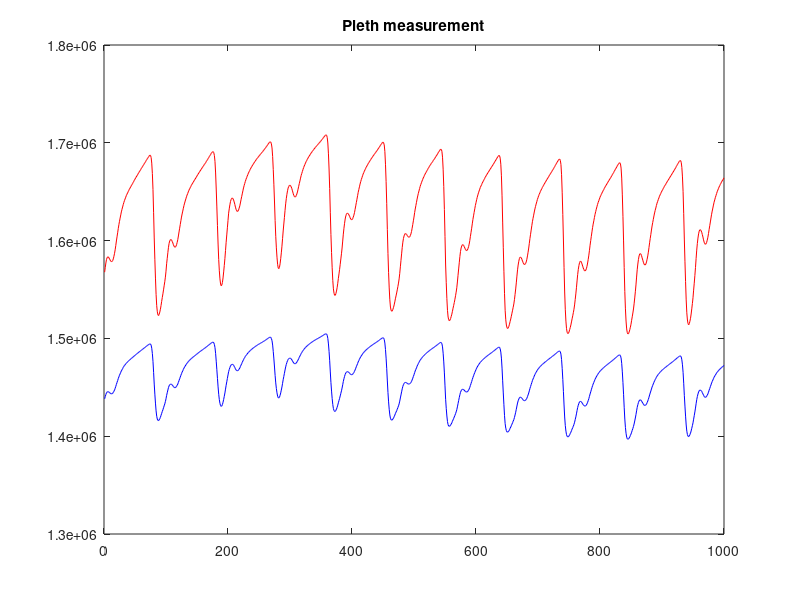
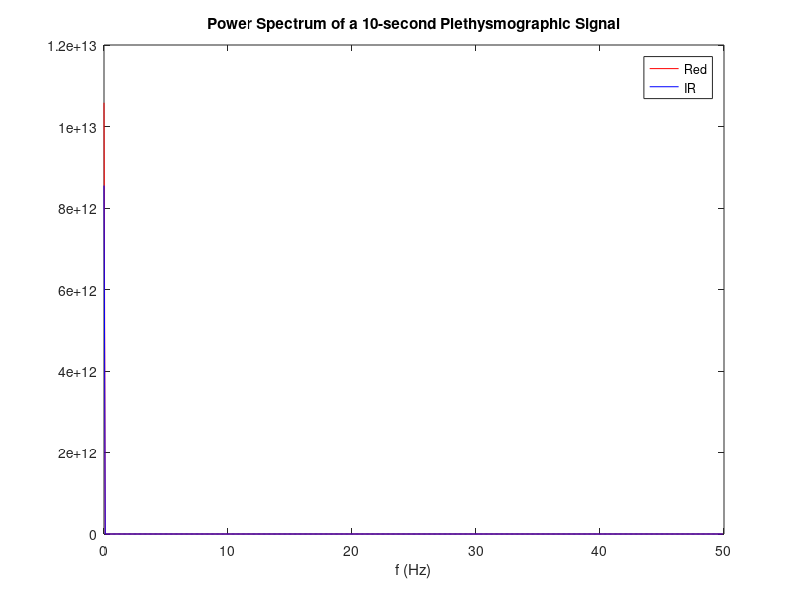
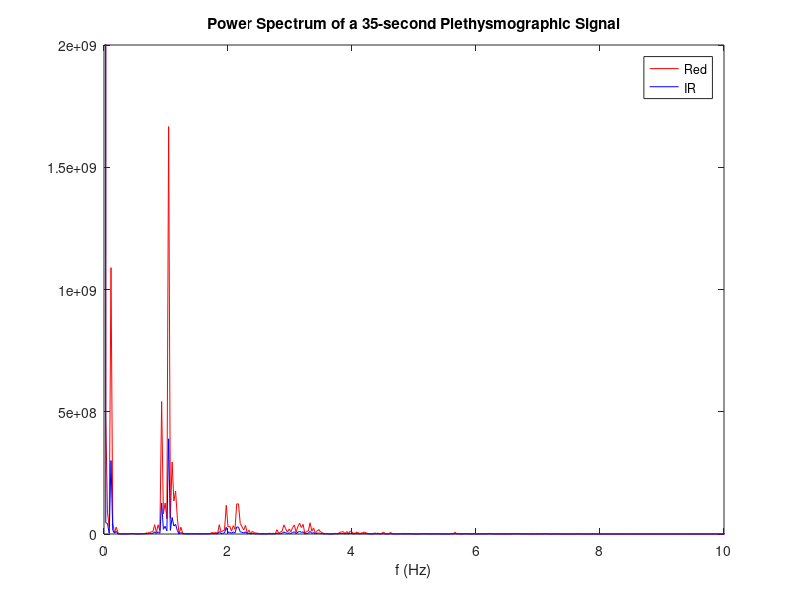

Recreate these plots in MATLAB, in order.
% change dir
cd 'D:\Documents and Settings\100042443\My Documents\dippa\Matlab\';

% load 100Hz pleth data
a = load('pleth5.tld.mat');
a = a.compositePleth;
% use 10 seconds worth of data
b = a(1:1000, :);

N = length(b);
% visualize
figure;
plot(1:N, b(:,1), 'r-', 1:N, b(:,2), 'b-');
title('Pleth measurement');

% get the power spectrum
f1 = fft(b(:,1));
f2 = fft(b(:,2));
P1 = abs(f1/(N/2));
P1 = P1(1:floor(N/2)).^2;
P2 = abs(f2/(N/2));
P2 = P2(1:floor(N/2)).^2;

% 100 Hz
freq = (0:floor(N/2)-1)*100/N;

figure;
%bar(freq, [P1 P2]);
plot(freq, P1, 'r-', freq, P2, 'b-');
title('Power Spectrum of a 10-second Plethysmographic Signal');
legend('Red', 'IR');
xlabel('f (Hz)');
%xlim([0 10]);
%ylim([0 20*10^8]);

% Plot also the spectrum of the whole data set, showing the respiratory
% spike et al.
P3 = abs(fft(a(:,1))/length(a)*2);
P3 = P3(1:floor(length(a)/2)).^2;
P4 = abs(fft(a(:,2))/length(a)*2);
P4 = P4(1:floor(length(a)/2)).^2;
freq2 = (0:floor(length(a)/2)-1)*100/length(a);
figure;
plot(freq2, P3, 'r-', freq2, P4, 'b-');
title('Power Spectrum of a 35-second Plethysmographic Signal');
legend('Red', 'IR');
xlabel('f (Hz)');
xlim([0 10]);
ylim([0 20*10^8]);